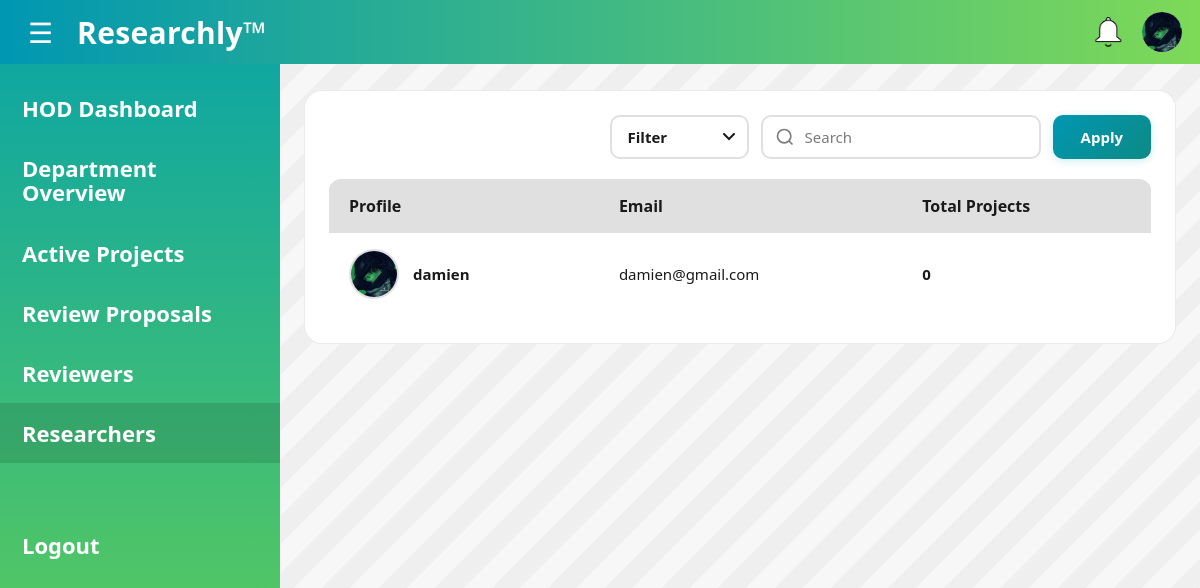
Screenshot of /HOD/researchers (signed in) with the database file from the repository.
### main.py (models this page shows)
class UserProfile(db.Model):
    user_id = db.Column(db.String(36), db.ForeignKey('user.id'), primary_key=True)
    contact_number = db.Column(db.String(15), nullable=True)
    address = db.Column(db.String(100), nullable=True)
    emergency_contact_name = db.Column(db.String(80), nullable=True)
    emergency_contact_number = db.Column(db.String(15), nullable=True)
    profile_picture = db.Column(db.String(255), nullable=True)
    department_name = db.Column(db.String(80), nullable=True)
    expertise_tags = db.Column(db.String(255), nullable=True)
    role = db.Column(db.String(20), nullable=False, default="UNASSIGNED")
    created_at = db.Column(db.DateTime, default=lambda: datetime.now(timezone.utc), nullable=False)
    account_status = db.Column(db.String(15), nullable=False)

class User(db.Model, UserMixin):
    id = db.Column(db.String(36), primary_key=True, default=lambda: str(uuid.uuid4()))
    full_name = db.Column(db.String(80), nullable=False)
    email = db.Column(db.String(255), nullable=False, unique=True)
    password = db.Column(db.String(50), nullable=False)

### main.py (the view)
@app.route("/HOD/researchers")
@login_required
def hod_researchers():
    prof = get_profile(current_user.id)
    if not prof or prof.role != "HOD":
        flash("Access denied. HOD role required.", "error")
        return redirect(url_for("dashboard"))
    q = (request.args.get("q") or "").strip()
    filter_by = (request.args.get("filter") or "").strip().lower()
    department_name = (prof.department_name or "").strip()
    researchers = []
    if department_name:
        project_counts = (
            db.session.query(
                Project.researcher_id,
                func.count(Project.project_id).label("project_count")
            )
            .group_by(Project.researcher_id)
            .subquery()
        )
        query = (
            db.session.query(
                User,
                UserProfile,
                Researcher,
                func.coalesce(project_counts.c.project_count, 0).label("project_count")
            )
            .join(UserProfile, UserProfile.user_id == User.id)
            .join(Researcher, Researcher.user_id == User.id)
            .outerjoin(project_counts, project_counts.c.researcher_id == Researcher.researcher_id)
            .filter(
                func.lower(UserProfile.department_name) == department_name.lower(),
                UserProfile.role == "RESEARCHER"
            )
        )
        if filter_by == "name" and q:
            query = query.filter(User.full_name.ilike(f"%{q}%"))
        elif filter_by == "email" and q:
            query = query.filter(User.email.ilike(f"%{q}%"))
        elif filter_by == "projects":
            if q.isdigit():
                query = query.filter(func.coalesce(project_counts.c.project_count, 0) >= int(q))
            query = query.order_by(func.coalesce(project_counts.c.project_count, 0).desc())
        elif q:
            query = query.filter(
                (User.full_name.ilike(f"%{q}%")) |
                (User.email.ilike(f"%{q}%"))
            )
        if filter_by != "projects":
            query = query.order_by(User.full_name.asc())
        researcher_rows = query.all()
        for user, profile, researcher, project_count in researcher_rows:
            researchers.append({
                "user_id": user.id,
                "full_name": user.full_name,
                "email": user.email,
                "profile_picture": profile.profile_picture,
                "project_count": project_count
            })
    return render_template(
        "hod_researchers.html",
        prof=prof,
        researchers=researchers,
        department_name=department_name,
        q=q,
        filter_by=filter_by
    )

### main.py (called while the page is built)
@login_manager.user_loader
def load_user(user_id):
    return User.query.get(user_id)

def get_profile(user_id: str):
    return UserProfile.query.filter_by(user_id=user_id).first()

@app.context_processor
def inject_profile():
    if current_user.is_authenticated:
        return {"prof": get_profile(current_user.id)}
    return {"prof": None}

### templates/hod_researchers.html (shortened to what this page needs)
<!DOCTYPE html>
<html lang="en">
<head>
  <link rel="stylesheet" href="{{ url_for('static', filename='css/hod_researchers.css') }}">
  <link rel="stylesheet" href="{{ url_for('static', filename='css/colors.css') }}">
</head>
<body>
  <header class="topbar">
    <div class="left">
      <button class="hamburger" type="button" aria-label="Menu" id="hamburger">&#9776;</button>
      <div class="brand">Researchly™</div>
    </div>
    <div class="icons">
      <a href="{{ url_for('notifications') }}" class="icon bell" title="Notifications"></a>
      <a href="{{ url_for('view_profile') }}" class="icon user" title="Profile">
        {% if prof.profile_picture %}
          <img class="top-avatar"
            src="{{ url_for('static', filename='uploads/' ~ prof.profile_picture) }}"
            alt="Profile">
        {% else %}
          <span class="fallback-user">👤</span>
        {% endif %}
      </a>
    </div>
  </header>
  <main class="layout" id="layout">
    <aside class="sidebar" id="sidebar">
      <a class="side-link" href="{{ url_for('hod_dashboard') }}">HOD Dashboard</a>
      <a class="side-link" href="{{ url_for('hod_department_overview') }}">Department<br/>Overview</a>
      <a class="side-link" href="{{ url_for('hod_active_projects') }}">Active Projects</a>
      <a class="side-link" href="{{ url_for('hod_review_proposals') }}">Review Proposals</a>
      <a class="side-link" href="{{ url_for('hod_reviewers') }}">Reviewers</a>
      <a class="side-link active" href="{{ url_for('hod_researchers') }}">Researchers</a>
      <div class="side-spacer"></div>
      <a class="side-link logout" href="{{ url_for('logout') }}">Logout</a>
    </aside>
    <section class="content">
      <div class="card">
        <form class="controls-bar" method="GET" action="{{ url_for('hod_researchers') }}" id="filterForm">
          <div class="filter-dropdown">
            <select id="filterSelect" name="filter">
              <option value="" {% if not filter_by %}selected{% endif %}>Filter</option>
            </select>
          </div>
          <div class="search-box">
            <input type="text" id="searchInput" name="q" placeholder="Search" value="{{ q or '' }}">
          </div>
          <button type="submit" class="btn">Apply</button>
        </form>
        <div class="table-container">
          <table class="researchers-table">
            <thead>
              <tr>
                <th>Profile</th>
                <th>Email</th>
                <th>Total Projects</th>
              </tr>
            </thead>
            <tbody>
              {% if researchers %}
                {% for researcher in researchers %}
                  <tr>
                    <td>
                      <a href="{{ url_for('user_profile', user_id=researcher.user_id) }}" class="profile-cell">
                        <div class="avatar">
                          {% if researcher.profile_picture %}
                            <img src="{{ url_for('static', filename='uploads/' ~ researcher.profile_picture) }}" alt="{{ researcher.full_name }}">
                          {% else %}
                            <span class="fallback-user">👤</span>
                          {% endif %}
                        </div>
                        <span class="name">{{ researcher.full_name }}</span>
                      </a>
                    </td>
                    <td>{{ researcher.email }}</td>
                    <td>{{ researcher.project_count }}</td>
                  </tr>
                {% endfor %}
              {% else %}
                <tr>
                  <td colspan="3" class="empty-state">No researchers found for this department.</td>
                </tr>
              {% endif %}
            </tbody>
          </table>
        </div>
      </div>
    </section>
  </main>
</body>
</html>

### static/css/hod_researchers.css (style rules this page uses)
* { box-sizing: border-box; font-family: "Segoe UI", Arial, sans-serif; }
body { margin: 0; min-height: 100vh; background: #f7f7f7; }
.topbar { height: 64px; padding: 0 18px; display: flex; align-items: center; justify-content: space-between; background: linear-gradient(90deg, var(--accent-2), var(--accent-1)); color: #fff; }
.topbar .left { display: flex; align-items: center; gap: 14px; }
.hamburger { border: none; background: transparent; color: #fff; font-size: 28px; cursor: pointer; padding: 6px 10px; border-radius: 10px; }
.brand { font-size: 30px; font-weight: 800; letter-spacing: 0.3px; }
.icons { display: flex; gap: 14px; align-items: center; }
.icon { width: 40px; height: 40px; display: inline-block; position: relative; }
.icon.bell { background-image: url('../img/white_bell.png'); background-size: contain; background-repeat: no-repeat; background-position: center; }
.icon.user { width: 40px; height: 40px; border-radius: 50%; overflow: hidden; display: inline-flex; align-items: center; justify-content: center; background: #fff; text-decoration: none; flex: 0 0 40px; }
.icon.user .top-avatar { width: 100%; height: 100%; object-fit: cover; display: block; }
a.icon { text-decoration: none; color: inherit; }
.layout { display: grid; grid-template-columns: 280px 1fr; min-height: calc(100vh - 64px); transition: grid-template-columns 0.3s ease; }
.sidebar { background: linear-gradient(180deg, #0fa7a1, #6bd24f); padding: 14px 0; color: #fff; transition: transform 0.3s ease, width 0.3s ease; width: 280px; }
.side-link { display: block; padding: 18px 22px; color: #fff; text-decoration: none; font-weight: 700; font-size: 22px; line-height: 1.1; white-space: nowrap; }
.side-link.active { background: rgba(0,0,0,0.12); }
.side-spacer { height: 40px; }
.side-link.logout { margin-top: 12px; }
.content { padding: 26px 24px 40px; background: repeating-linear-gradient( 135deg, rgba(0,0,0,0.03) 0, rgba(0,0,0,0.03) 20px, rgba(255,255,255,0.0) 20px, rgba(255,255,255,0.0) 40px ); }
.card { max-width: 1200px; margin: 0 auto; background: #fff; border-radius: 18px; border: 1px solid rgba(0,0,0,0.08); padding: 24px 24px 28px; }
.controls-bar { display: flex; justify-content: flex-end; gap: 12px; margin-bottom: 20px; }
.filter-dropdown select { padding: 10px 16px; border: 2px solid rgba(0,0,0,0.12); border-radius: 10px; background: #fff; font-size: 15px; font-weight: 600; color: #1a1a1a; cursor: pointer; min-width: 120px; appearance: none; background-repeat: no-repeat; background-position: right 12px center; padding-right: 36px; }
.search-box { position: relative; width: 280px; }
.search-box input { width: 100%; padding: 10px 16px 10px 42px; border: 2px solid rgba(0,0,0,0.12); border-radius: 10px; font-size: 15px; color: #1a1a1a; }
.search-box input::placeholder { color: #7b7b7b; }
.btn { padding: 12px 28px; background: linear-gradient(135deg, var(--accent-2), #0d8a85); color: #fff; border: none; border-radius: 10px; font-size: 15px; font-weight: 700; cursor: pointer; transition: all 0.3s ease; box-shadow: 0 2px 8px rgba(15,167,161,0.2); }
.table-container { overflow-x: auto; }
.researchers-table { width: 100%; border-collapse: collapse; background: #f5f5f5; border-radius: 12px; overflow: hidden; }
.researchers-table thead { background: #e0e0e0; }
.researchers-table th { padding: 16px 20px; text-align: left; font-weight: 700; font-size: 16px; color: #1a1a1a; }
.researchers-table tbody tr { background: #fff; border-bottom: 1px solid #e0e0e0; transition: background 0.2s ease; }
.researchers-table tbody tr:last-child { border-bottom: none; }
.researchers-table td { padding: 16px 20px; font-size: 15px; color: #1a1a1a; }
.profile-cell { display: flex; align-items: center; gap: 14px; text-decoration: none; color: inherit; transition: opacity 0.2s; }
.profile-cell .avatar { width: 50px; height: 50px; border-radius: 50%; overflow: hidden; border: 2px solid #e0e0e0; flex-shrink: 0; }
.profile-cell .avatar img { width: 100%; height: 100%; object-fit: cover; display: block; }
.profile-cell .name { font-weight: 600; color: #1a1a1a; }
.researchers-table td:nth-child(3) { font-weight: 700; color: #1a1a1a; }

### static/css/colors.css (style rules this page uses)
:root { --accent-1: #7ed957; --accent-2: #0097b2; --font-1: #28a5a8; }

### rows the page displays
UserProfile: profile_picture (picture)
UserProfile: profile_picture (picture), full_name "damien", email "damien@gmail.com", project_count "0"
